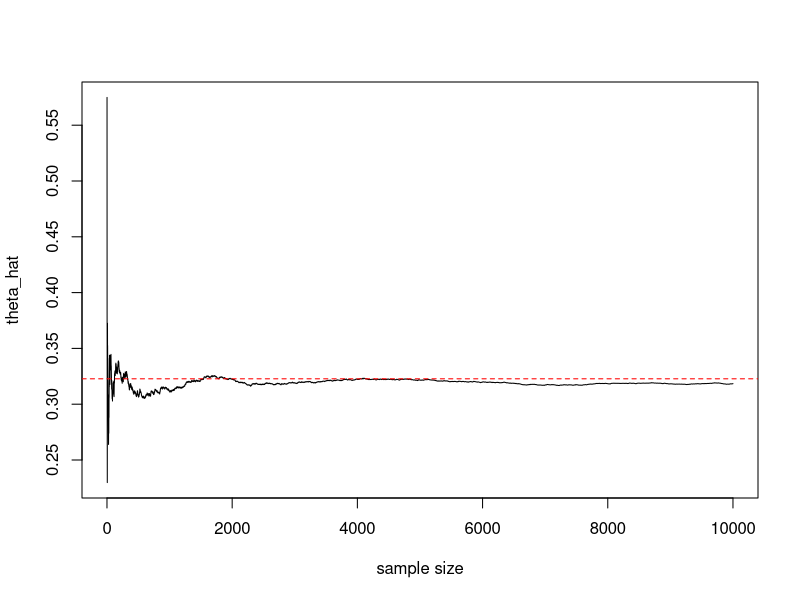

This chart was generated by the following R code:
library(truncnorm)
library(tidyverse)

# 1
m <- 10000
theta.hat <- se <- numeric(2)
g <- function(x) (x^2 / sqrt(2 * pi)) * exp(-x^2 / 2)

# f1: exp(1) truncated at 1
f1 <- function(x) exp(- (x - 1))
x1 <- rexp(m) + 1
f1g <- g(x1) / f1(x1)
theta.hat[1] <- mean(f1g)
se[1] <- sd(f1g)

# f2: N(0, 1) truncated at 1
f2 <- function(x) (1 / sqrt(2 * pi)) * exp(-0.5 * x^2) / (1 - pnorm(1))
x2 <- rtruncnorm(m, a = 1, b = Inf)
f2g <- g(x2) / f2(x2)
theta.hat[2] <- mean(f2g)
se[2] <- sd(f2g)

rbind(theta.hat, se)

# 2
m <- 10000 
x <- runif(m)
h <- function(x) exp(-x * cos(pi * x))

# control variate
g <- function(x) exp(-x)
mu <- 1 - exp(-1)
c_star <- - cov(h(x), g(x)) / var(g(x))
T1 <- h(x) + c_star * (g(x) - mu)
mean(T1)

# simple MC
T2 <- h(x)
mean(T2)

# variance reduction
(var(T2) - var(T1)) / var(T2)


# 3
n <- 10000
g <- function(x) exp(x^2)

# regular MC
regMC <- g(runif(n))
theta_regMC <- mean(regMC)
sd_regMC <- sd(regMC)

# antithetic variable
u <- runif(n / 2)
a <- 0.5 * g(u) + 0.5 * g(1 - u)
theta_a <- mean(a)
sd_a <- sd(a)


# control variate
x <- runif(n)
c <- - cov(g(x), x) / (1 / 12)
cv <- g(x) + c * (x - 0.5)
theta_cv <- mean(cv)
sd_cv <- sd(cv)

# combine antithetic and control variate
u <- runif(n)
A <- g(u)
B <- g(1 - u)
V <- u - 0.5
fit <- lm(B ~ I(A - B) + V)
alpha_star <- -coef(fit)[2]
c_star2 <- -coef(fit)[3]
c(alpha_star, c_star2)     

mix <- alpha_star * A + (1 - alpha_star) * B + c_star2 * V
theta_mix <- mean(mix)
sd_mix <- sd(mix) 


name <- c("Regular MC", "Antithetic", "Control Variate", "Combine")
set_names(c(theta_regMC, theta_a, theta_cv, theta_mix), name)
set_names(c(sd_regMC, sd_a, sd_cv, sd_mix), name)


# 4
# p_tilde(x) = exp(-(0.5 - x)^2 / 2) * exp(-3 * x)
# q(x) = 3 * exp(-3 * x) ~ Exp(3)
n <- 10000
theta_hat <- numeric(n)
x <- rexp(n, 3)

for(i in 1:n) {
  xi <- x[1:i]
  w <- function(x) exp(-(0.5 - xi)^2 / 2) / 3
  w_tilde <- w(xi)
  w_adj <- w_tilde / sum(w_tilde)
  theta_hat[i] <- sum(xi * w_adj)
}
p_tilde <- function(x) exp(-(0.5 - x)^2 / 2) * exp(-3 * x)
theta_true <- integrate(function(x) x * p_tilde(x), 0, Inf)$value /
  integrate(p_tilde, 0, Inf)$value
plot(theta_hat, type = "l", xlab = "sample size")
abline(h = theta_true, col = "red", lty = 2)
